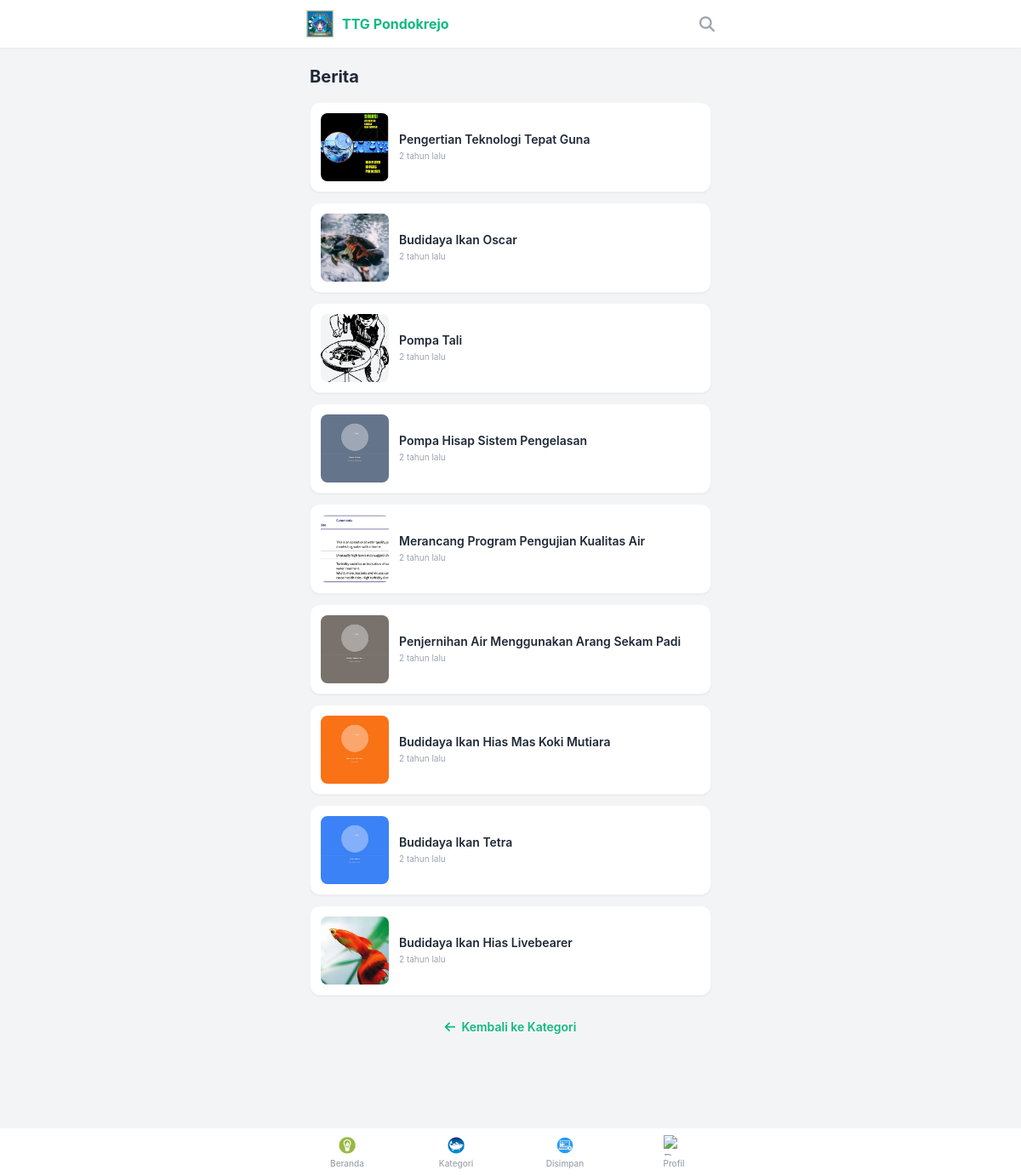
The app's page /category.php?id=7, older data.
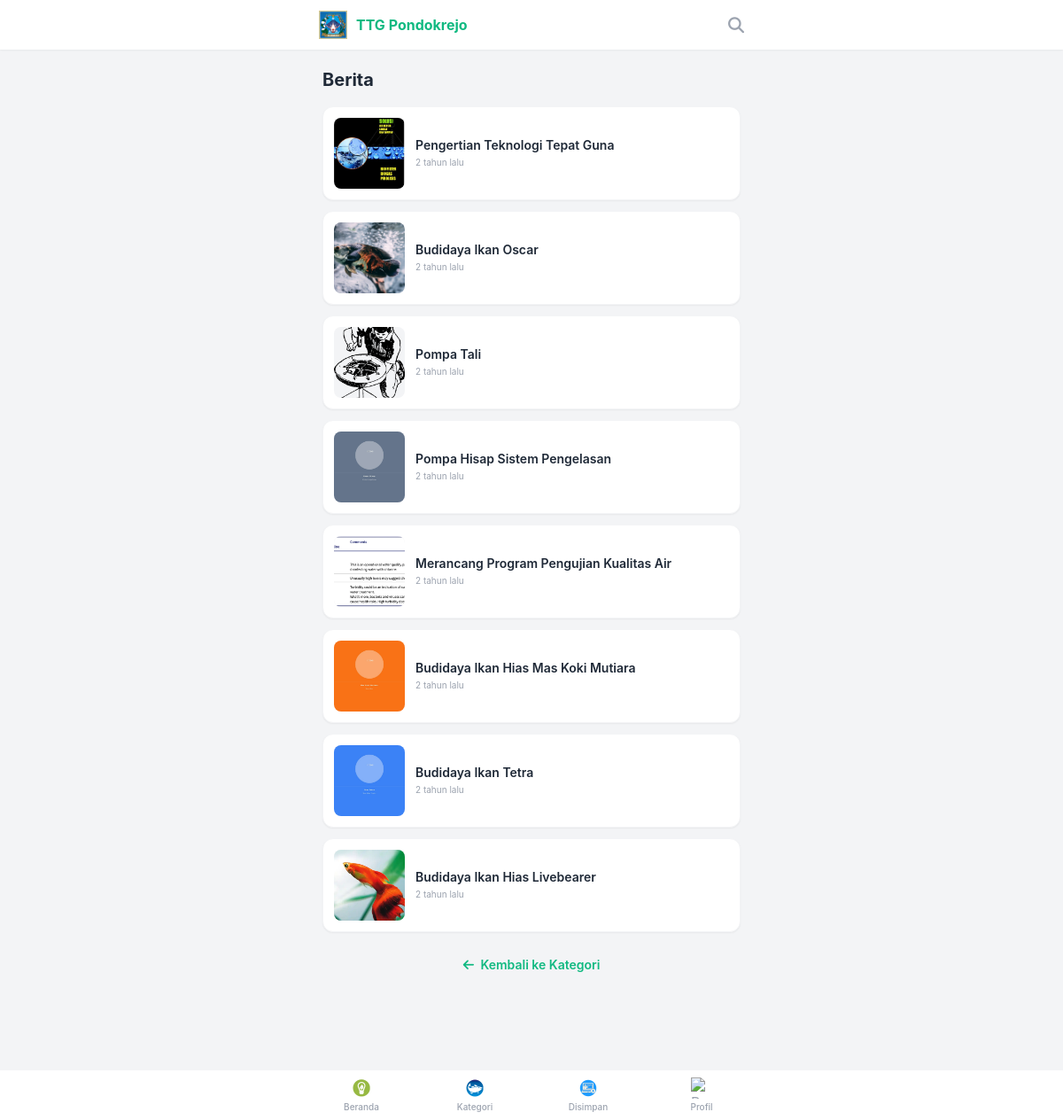
The same page, newer data.
### tables this page shows
CREATE TABLE tutorials (
            id INTEGER PRIMARY KEY AUTOINCREMENT,
            title TEXT NOT NULL,
            slug TEXT UNIQUE NOT NULL,
            description TEXT,
            difficulty TEXT, -- 'Easy', 'Medium', 'Hard'
            duration INTEGER, -- in minutes
            category_id INTEGER,
            author_id INTEGER,
            created_at DATETIME DEFAULT CURRENT_TIMESTAMP,
            view_count INTEGER DEFAULT 0,
            image_path TEXT, video_url TEXT, pdf_path TEXT, -- Main thumbnail
            FOREIGN KEY(category_id) REFERENCES categories(id),
            FOREIGN KEY(author_id) REFERENCES users(id)
        );

### includes/functions.php (called while the page is built, shortened)
<?php
function timeAgo($ts) {
    if (!is_numeric($ts)) $ts = strtotime($ts);
    $d = time() - $ts;
    foreach ([31536000 => 'tahun', 2592000 => 'bulan', 86400 => 'hari', 3600 => 'jam', 60 => 'menit', 1 => 'detik'] as $s => $str)
        if ($d >= $s) return round($d / $s) . ' ' . $str . ' lalu';
}
?>

### public/category.php (the view, shortened to what this page needs)
<?php
require_once __DIR__ . '/../includes/functions.php';
$pdo = connectDB();
$pageTitle = "Kategori";
$cat_id = isset($_GET['id']) ? (int)$_GET['id'] : null;
if ($cat_id) {
    $stmt = $pdo->prepare("SELECT name FROM categories WHERE id = ?");
    $stmt->execute([$cat_id]);
    $cat = $stmt->fetch();
    if ($cat) {
        $pageTitle = $cat['name'];
        $stmt = $pdo->prepare("SELECT t.* FROM tutorials t WHERE t.category_id = ? ORDER BY created_at DESC");
        $stmt->execute([$cat_id]);
        $tutorials = $stmt->fetchAll();
    } else { $cat_id = null; }
}
require_once __DIR__ . '/../includes/header.php';
?>
<div class="max-w-lg mx-auto px-5 py-5 mb-20">
    <h1 class="text-xl font-bold mb-4 text-gray-800"><?php echo $pageTitle; ?></h1>
    <?php if ($cat_id): ?>
        <div class="space-y-3">
            <?php if (empty($tutorials)): ?>
                <div class="text-center py-12 text-gray-400"><i class="far fa-folder-open text-4xl mb-3 block"></i><p class="text-sm">Belum ada tutorial.</p></div>
            <?php else: ?>
                <?php foreach($tutorials as $t): ?>
                <a href="tutorial.php?id=<?php echo $t['id']; ?>" class="flex gap-3 bg-white rounded-xl shadow-sm border border-gray-100 p-3 hover:shadow-md transition">
                    <div class="w-20 h-20 bg-gray-100 rounded-lg overflow-hidden flex-shrink-0">
                        <?php if($t['image_path']): ?>
                            <img src="<?php echo BASE_URL . $t['image_path']; ?>" class="w-full h-full object-cover" alt="">
                        <?php else: ?>
                            <div class="w-full h-full bg-primary/10 flex items-center justify-center"><i class="fas fa-image text-primary/30"></i></div>
                        <?php endif; ?>
                    </div>
                    <div class="flex-1 flex flex-col justify-center min-w-0">
                        <h3 class="font-semibold text-sm text-gray-800 line-clamp-2 leading-tight mb-1"><?php echo $t['title']; ?></h3>
                        <p class="text-[10px] text-gray-400"><?php echo timeAgo($t['created_at']); ?></p>
                    </div>
                </a>
                <?php endforeach; ?>
            <?php endif; ?>
        </div>
        <div class="mt-6 text-center">
            <a href="category.php" class="text-primary font-semibold text-sm hover:underline"><i class="fas fa-arrow-left mr-1"></i> Kembali ke Kategori</a>
        </div>
    <?php endif; ?>
</div>
<?php require_once __DIR__ . '/../includes/footer.php'; ?>

Row changes from the older to the newer data that the page shows:
no longer on this page (row edited): tutorials: image_path (picture), title "Penjernihan Air Menggunakan Arang Sekam Padi", created_at "2 tahun lalu"
